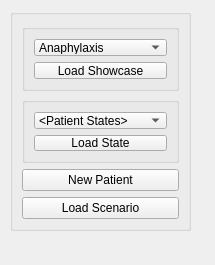
<?xml version="1.0" encoding="UTF-8"?>
<ui version="4.0">
 <class>ExplorerIntroWidget</class>
 <widget class="QDockWidget" name="ExplorerIntroWidget">
  <property name="geometry">
   <rect>
    <x>0</x>
    <y>0</y>
    <width>215</width>
    <height>265</height>
   </rect>
  </property>
  <property name="minimumSize">
   <size>
    <width>215</width>
    <height>265</height>
   </size>
  </property>
  <property name="maximumSize">
   <size>
    <width>215</width>
    <height>524287</height>
   </size>
  </property>
  <property name="windowTitle">
   <string>DockWidget</string>
  </property>
  <widget class="QWidget" name="ExplorerIntro">
   <widget class="QGroupBox" name="ScenarioGroup">
    <property name="geometry">
     <rect>
      <x>10</x>
      <y>9</y>
      <width>181</width>
      <height>222</height>
     </rect>
    </property>
    <property name="title">
     <string/>
    </property>
    <layout class="QVBoxLayout" name="verticalLayout">
     <item>
      <widget class="QGroupBox" name="ShowcaseGroup">
       <property name="title">
        <string/>
       </property>
       <layout class="QVBoxLayout" name="verticalLayout_3">
        <item>
         <widget class="QComboBox" name="ShowcaseComboBox">
          <property name="toolTipDuration">
           <number>-4</number>
          </property>
          <item>
           <property name="text">
            <string>Anaphylaxis</string>
           </property>
          </item>
          <item>
           <property name="text">
            <string>MultiTrauma</string>
           </property>
          </item>
         </widget>
        </item>
        <item>
         <widget class="QPushButton" name="LoadShowcase">
          <property name="text">
           <string>Load Showcase</string>
          </property>
         </widget>
        </item>
       </layout>
      </widget>
     </item>
     <item>
      <widget class="QGroupBox" name="PatientStateGroup">
       <property name="title">
        <string/>
       </property>
       <layout class="QVBoxLayout" name="verticalLayout_5">
        <item>
         <widget class="QComboBox" name="PatientStateComboBox">
          <item>
           <property name="text">
            <string>&lt;Patient States&gt;</string>
           </property>
          </item>
         </widget>
        </item>
        <item>
         <widget class="QPushButton" name="LoadPatientState">
          <property name="text">
           <string>Load State</string>
          </property>
         </widget>
        </item>
       </layout>
      </widget>
     </item>
     <item>
      <widget class="QPushButton" name="CreatePatientButton">
       <property name="text">
        <string>New Patient</string>
       </property>
      </widget>
     </item>
     <item>
      <widget class="QPushButton" name="LoadScenarioButton">
       <property name="text">
        <string>Load Scenario</string>
       </property>
      </widget>
     </item>
    </layout>
   </widget>
  </widget>
 </widget>
 <resources/>
 <connections/>
</ui>
